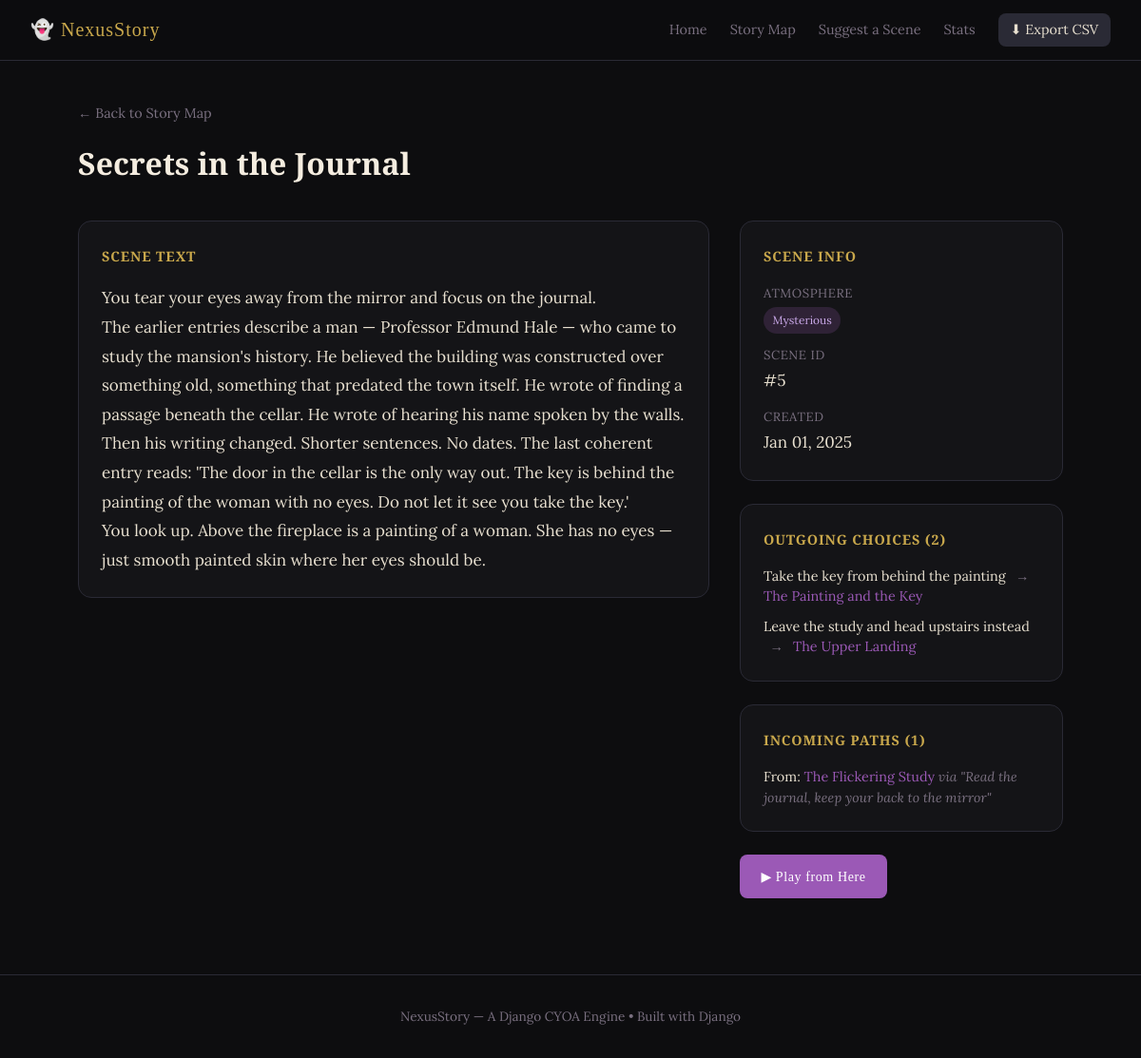
The app's page /map/5/ with its own data.
### adventure/models.py (models this page shows, shortened)
class Scene(models.Model):
    title = models.CharField(max_length=200)
    body = models.TextField(help_text="The narrative text shown to the player for this scene.")
    image_url = models.URLField(
        blank=True,
        null=True,
        help_text="Optional URL to an image representing this scene."
    )
    atmosphere = models.CharField(
        max_length=50,
        choices=[
            ('normal', 'Normal'),
            ('tense', 'Tense'),
            ('terrifying', 'Terrifying'),
            ('calm', 'Calm'),
            ('mysterious', 'Mysterious'),
        ],
        default='normal',
        help_text="Controls the visual mood/styling of the scene."
    )
    is_start = models.BooleanField(
        default=False,
        help_text="Mark exactly ONE scene as the starting point of the story."
    )
    is_ending = models.BooleanField(
        default=False,
        help_text="Ending scenes have no choices — the story concludes here."
    )
    ending_type = models.CharField(
        max_length=20,
        choices=[
            ('none', 'Not an ending'),
            ('good', 'Good Ending'),
            ('bad', 'Bad Ending'),
            ('neutral', 'Neutral Ending'),
        ],
        default='none',
        blank=True,
    )
    created_at = models.DateTimeField(auto_now_add=True)
    class Meta:
        ordering = ['id']

class Choice(models.Model):
    scene = models.ForeignKey(
        Scene,
        on_delete=models.CASCADE,
        related_name='choices',
        help_text="The scene this choice appears on."
    )
    text = models.CharField(
        max_length=300,
        help_text="The button label the player clicks (e.g. 'Go upstairs')."
    )
    next_scene = models.ForeignKey(
        Scene,
        on_delete=models.SET_NULL,
        null=True,
        related_name='incoming_choices',
        help_text="Where this choice leads."
    )
    order = models.PositiveIntegerField(
        default=0,
        help_text="Controls the display order of choices on a scene."
    )
    class Meta:
        ordering = ['order', 'id']

### adventure/views.py (the view)
# urls.py: path('map/<int:pk>/', views.SceneDetailView.as_view(), name='scene_detail'),
class SceneDetailView(DetailView):
    model = Scene
    template_name = 'adventure/scene_detail.html'
    context_object_name = 'scene'
    def get_context_data(self, **kwargs):
        context = super().get_context_data(**kwargs)
        context['choices'] = self.object.choices.select_related('next_scene').all()
        context['incoming'] = self.object.incoming_choices.select_related('scene').all()
        return context

### adventure/templates/adventure/scene_detail.html (shortened to what this page needs)
{% extends 'adventure/base.html' %}
{% block content %}
<div class="page-wrapper">
    <div class="page-header">
        <a href="{% url 'scene_list' %}" class="back-link">← Back to Story Map</a>
        <h1>{{ scene.title }}</h1>
    </div>
    <div class="detail-grid">
        <div class="detail-main">
            <div class="detail-card">
                <h3>Scene Text</h3>
                <div class="detail-body">{{ scene.body|linebreaks }}</div>
            </div>
        </div>
        <div class="detail-sidebar">
            <div class="detail-card">
                <h3>Scene Info</h3>
                <dl class="detail-list">
                    <dt>Atmosphere</dt>
                    <dd><span class="atmosphere-pill pill-{{ scene.atmosphere }}">{{ scene.atmosphere }}</span></dd>
                    <dt>Scene ID</dt>
                    <dd>#{{ scene.id }}</dd>
                    <dt>Created</dt>
                    <dd>{{ scene.created_at|date:"M d, Y" }}</dd>
                </dl>
            </div>
            <div class="detail-card">
                <h3>Outgoing Choices ({{ choices.count }})</h3>
                {% if choices %}
                <ul class="connection-list">
                    {% for choice in choices %}
                    <li>
                        <span class="connection-text">{{ choice.text }}</span>
                        <span class="connection-arrow">→</span>
                        {% if choice.next_scene %}
                        <a href="{% url 'scene_detail' choice.next_scene.pk %}">{{ choice.next_scene.title }}</a>
                        {% else %}
                        <em>Dead end</em>
                        {% endif %}
                    </li>
                    {% endfor %}
                </ul>
                {% else %}
                <p class="muted">No choices — {% if scene.is_ending %}this is an ending.{% else %}not yet connected.{% endif %}</p>
                {% endif %}
            </div>
            <div class="detail-card">
                <h3>Incoming Paths ({{ incoming.count }})</h3>
                {% if incoming %}
                <ul class="connection-list">
                    {% for choice in incoming %}
                    <li>
                        From: <a href="{% url 'scene_detail' choice.scene.pk %}">{{ choice.scene.title }}</a>
                        <span class="muted"> via "{{ choice.text }}"</span>
                    </li>
                    {% endfor %}
                </ul>
                {% else %}
                <p class="muted">{% if scene.is_start %}This is the starting scene.{% else %}No scenes lead here yet.{% endif %}</p>
                {% endif %}
            </div>
            <div class="detail-card-actions">
                <a href="{% url 'scene' scene.id %}" class="btn btn-primary">▶ Play from Here</a>
            </div>
        </div>
    </div>
</div>
{% endblock %}

### adventure/static/adventure/css/style.css (style rules this page uses)
:root { --bg-dark: #0d0d0f; --bg-card: #141417; --bg-card-hover: #1a1a1f; --border: #2a2a35; --border-glow: #4a3060; --text-primary: #e8e0d0; --text-muted: #7a7080; --text-heading: #f5ede0; --accent-purple: #9b59b6; --accent-gold: #c9a84c; --accent-red: #c0392b; --accent-green: #27ae60; --accent-teal: #1abc9c; --navbar-h: 64px; --radius: 8px; --radius-lg: 14px; --shadow: 0 4px 24px rgba(0,0,0,0.6); --shadow-glow: 0 0 30px rgba(155,89,182,0.15); --font-heading: 'Cinzel', serif; --font-body: 'Lora', serif; }
*, *::before, *::after { box-sizing: border-box; margin: 0; padding: 0; }
html { scroll-behavior: smooth; }
body { background: var(--bg-dark); color: var(--text-primary); font-family: var(--font-body); font-size: 17px; line-height: 1.75; min-height: 100vh; display: flex; flex-direction: column; }
a { color: var(--accent-purple); text-decoration: none; }
.btn { display: inline-block; padding: 0.65rem 1.4rem; border-radius: var(--radius); font-family: var(--font-heading); font-size: 0.88rem; letter-spacing: 0.04em; cursor: pointer; border: none; transition: all 0.2s; text-decoration: none; }
.btn-primary { background: var(--accent-purple); color: #fff; }
.page-wrapper { max-width: 1100px; margin: 0 auto; padding: 2.5rem 2rem 5rem; }
.page-header { margin-bottom: 2rem; }
.page-header h1 { font-family: var(--font-heading); font-size: 2rem; color: var(--text-heading); margin-bottom: 0.5rem; }
.back-link { font-size: 0.9rem; color: var(--text-muted); display: inline-block; margin-bottom: 0.75rem; }
.atmosphere-pill { display: inline-block; font-size: 0.75rem; padding: 0.2rem 0.6rem; border-radius: 999px; text-transform: capitalize; }
.pill-mysterious { background: rgba(155,89,182,0.2); color: #c9a8e8; }
.detail-grid { display: grid; grid-template-columns: 1fr 340px; gap: 2rem; align-items: start; }
.detail-main, .detail-sidebar { display: flex; flex-direction: column; gap: 1.5rem; }
.detail-card { background: var(--bg-card); border: 1px solid var(--border); border-radius: var(--radius-lg); padding: 1.5rem; }
.detail-card h3 { font-family: var(--font-heading); color: var(--accent-gold); margin-bottom: 1rem; font-size: 0.9rem; text-transform: uppercase; letter-spacing: 0.06em; }
.detail-body { line-height: 1.8; }
.detail-card-actions { display: flex; gap: 1rem; }
.detail-list dt { color: var(--text-muted); font-size: 0.82rem; text-transform: uppercase; letter-spacing: 0.04em; margin-top: 0.75rem; }
.detail-list dd { margin-left: 0; }
.connection-list { list-style: none; display: flex; flex-direction: column; gap: 0.6rem; }
.connection-list li { font-size: 0.9rem; line-height: 1.5; }
.connection-text { color: var(--text-primary); }
.connection-arrow { color: var(--text-muted); margin: 0 0.4rem; }
.muted { color: var(--text-muted); font-size: 0.88rem; font-style: italic; }

### records on screen
Scene: title "Secrets in the Journal", body "You tear your eyes away from the mirror and focus on the journal. The earlier entries describe a man — Professor Edmund Hale — who came to study the mansion's history. He believed the building was constructed over something old, something that predated the town itself. He wrote of finding a passage beneath the cellar. He wrote of hearing his name spoken by the walls. Then his writing changed. Shorter sentences. No dates. The last coherent entry reads: 'The door in the cellar is the only way out. The key is behind the painting of the woman with no eyes. Do not let it see you take the key.' You look up. Above the fireplace is a painting of a woman. She has no eyes — just smooth painted skin…", atmosphere "Mysterious", id "5", created_at "Jan 01, 2025"
Choice: text "Take the key from behind the painting", next_scene "The Painting and the Key"
Choice: text "Leave the study and head upstairs instead", next_scene "The Upper Landing"
Choice: scene "The Flickering Study", text "Read the journal, keep your back to the mirror"

### other values on screen
{{ choices.count }} "2"
{{ incoming.count }} "1"
